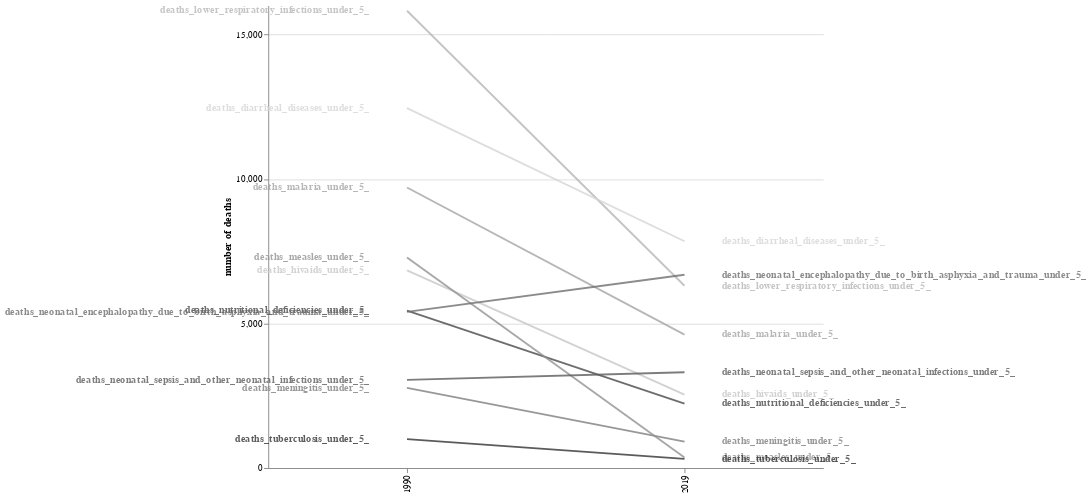

This figure's notebook cell:
### Markdown cell above
### Under five causes of death slope chart

### Code cell
slope = alt.Chart(kenya_under5_df[(kenya_under5_df.year == kenya_under5_df.year.min()) | (kenya_under5_df.year == kenya_under5_df.year.max())]).transform_fold(
['deaths_malaria_under_5_','deaths_hivaids_under_5_',
 'deaths_meningitis_under_5_','deaths_nutritional_deficiencies_under_5_',
 'deaths_lower_respiratory_infections_under_5_','deaths_measles_under_5_',
 'deaths_neonatal_sepsis_and_other_neonatal_infections_under_5_',
 'deaths_neonatal_encephalopathy_due_to_birth_asphyxia_and_trauma_under_5_',
 'deaths_tuberculosis_under_5_','deaths_diarrheal_diseases_under_5_'],
).mark_line().encode(
    alt.X('year:O', title=""),
    alt.Y('value:Q', title="number of deaths", axis=alt.Axis(tickCount=4)),
    alt.Color('key:N', scale=alt.Scale(scheme="greys"), legend=None),
    alt.OpacityValue(0.8)).properties(width={"step":300},height=500)

labeltextmax = slope.mark_text(dx=40, dy=0,
                            align='left', baseline='middle',
                            fontWeight='bold').encode(alt.X('max(year):O', title=""),
                                                   alt.Y('value:Q',  aggregate={'argmax':'year'}, title=""),
                                                   alt.Text('key:N'))
labelvaluemax = slope.mark_text(dx=20, dy=0, 
                                align='left', baseline='middle').encode(alt.X('max(year):O', title=""),
                                                                        alt.Y('value:Q', aggregate={'argmax':'year'}),
                                                                        alt.Text("value:Q"))

labeltextmin = slope.mark_text(dx=-40, dy=0,
                            align='right', baseline='middle',
                            fontWeight='bold').encode(alt.X('min(year):O', title=""),
                                                   alt.Y('value:Q',  aggregate={'argmin':'year'}, title=""),
                                                   alt.Text('key:N'))

labelvaluemin = slope.mark_text(dx=-20, dy=0, 
                                align='right', baseline='middle').encode(alt.X('min(year):O', title=""),
                                                                        alt.Y('value:Q', aggregate={'argmin':'year'}),
                                                                        alt.Text("value:Q"))

(slope + labeltextmin + labeltextmax).properties().configure_view(stroke=None)

### Figure 1 — Vega-Lite specification as saved in the notebook (floating-point values rounded to 4 significant figures)
{"$schema": "https://vega.github.io/schema/vega-lite/v5.14.1.json", "config": {"view": {"continuousHeight": 300, "continuousWidth": 300, "stroke": null}}, "data": {"name": "data-4f07ad8fdf25c5f27d5a8f362b8763dc"}, "datasets": {"data-4f07ad8fdf25c5f27d5a8f362b8763dc": [{"deaths_congenital_birth_defects_under_5_": 3688, "deaths_diarrheal_diseases_under_5_": 12453, "deaths_drowning_under_5_": 269, "deaths_hivaids_under_5_": 6836, "deaths_lower_respiratory_infections_under_5_": 15821, "deaths_malaria_under_5_": 9707, "deaths_measles_under_5_": 7286, "deaths_meningitis_under_5_": 2772, "deaths_neonatal_encephalopathy_due_to_birth_asphyxia_and_trauma_under_5_": 5401, "deaths_neonatal_preterm_birth_under_5_": 4832, "deaths_neonatal_sepsis_and_other_neonatal_infections_under_5_": 3050, "deaths_neoplasms_under_5_": 420, "deaths_nutritional_deficiencies_under_5_": 5444, "deaths_other_neonatal_disorders_under_5_": 3855, "deaths_syphilis_under_5_": 1542, "deaths_tuberculosis_under_5_": 999, "deaths_whooping_cough_under_5_": 1210, "year": 1990}, {"deaths_congenital_birth_defects_under_5_": 3239, "deaths_diarrheal_diseases_under_5_": 7847, "deaths_drowning_under_5_": 123, "deaths_hivaids_under_5_": 2540, "deaths_lower_respiratory_infections_under_5_": 6307, "deaths_malaria_under_5_": 4618, "deaths_measles_under_5_": 369, "deaths_meningitis_under_5_": 916, "deaths_neonatal_encephalopathy_due_to_birth_asphyxia_and_trauma_under_5_": 6686, "deaths_neonatal_preterm_birth_under_5_": 4362, "deaths_neonatal_sepsis_and_other_neonatal_infections_under_5_": 3313, "deaths_neoplasms_under_5_": 350, "deaths_nutritional_deficiencies_under_5_": 2229, "deaths_other_neonatal_disorders_under_5_": 3746, "deaths_syphilis_under_5_": 899, "deaths_tuberculosis_under_5_": 316, "deaths_whooping_cough_under_5_": 962, "year": 2019}]}, "height": 500, "layer": [{"encoding": {"color": {"field": "key", "legend": null, "scale": {"scheme": "greys"}, "type": "nominal"}, "opacity": {"value": 0.8}, "x": {"field": "year", "title": "", "type": "ordinal"}, "y": {"axis": {"tickCount": 4}, "field": "value", "title": "number of deaths", "type": "quantitative"}}, "mark": {"type": "line"}, "transform": [{"fold": ["deaths_malaria_under_5_", "deaths_hivaids_under_5_", "deaths_meningitis_under_5_", "deaths_nutritional_deficiencies_under_5_", "deaths_lower_respiratory_infections_under_5_", "deaths_measles_under_5_", "deaths_neonatal_sepsis_and_other_neonatal_infections_under_5_", "deaths_neonatal_encephalopathy_due_to_birth_asphyxia_and_trauma_under_5_", "deaths_tuberculosis_under_5_", "deaths_diarrheal_diseases_under_5_"]}]}, {"encoding": {"color": {"field": "key", "legend": null, "scale": {"scheme": "greys"}, "type": "nominal"}, "opacity": {"value": 0.8}, "text": {"field": "key", "type": "nominal"}, "x": {"aggregate": "min", "field": "year", "title": "", "type": "ordinal"}, "y": {"aggregate": {"argmin": "year"}, "field": "value", "title": "", "type": "quantitative"}}, "mark": {"align": "right", "baseline": "middle", "dx": -40, "dy": 0, "fontWeight": "bold", "type": "text"}, "transform": [{"fold": ["deaths_malaria_under_5_", "deaths_hivaids_under_5_", "deaths_meningitis_under_5_", "deaths_nutritional_deficiencies_under_5_", "deaths_lower_respiratory_infections_under_5_", "deaths_measles_under_5_", "deaths_neonatal_sepsis_and_other_neonatal_infections_under_5_", "deaths_neonatal_encephalopathy_due_to_birth_asphyxia_and_trauma_under_5_", "deaths_tuberculosis_under_5_", "deaths_diarrheal_diseases_under_5_"]}]}, {"encoding": {"color": {"field": "key", "legend": null, "scale": {"scheme": "greys"}, "type": "nominal"}, "opacity": {"value": 0.8}, "text": {"field": "key", "type": "nominal"}, "x": {"aggregate": "max", "field": "year", "title": "", "type": "ordinal"}, "y": {"aggregate": {"argmax": "year"}, "field": "value", "title": "", "type": "quantitative"}}, "mark": {"align": "left", "baseline": "middle", "dx": 40, "dy": 0, "fontWeight": "bold", "type": "text"}, "transform": [{"fold": ["deaths_malaria_under_5_", "deaths_hivaids_under_5_", "deaths_meningitis_under_5_", "deaths_nutritional_deficiencies_under_5_", "deaths_lower_respiratory_infections_under_5_", "deaths_measles_under_5_", "deaths_neonatal_sepsis_and_other_neonatal_infections_under_5_", "deaths_neonatal_encephalopathy_due_to_birth_asphyxia_and_trauma_under_5_", "deaths_tuberculosis_under_5_", "deaths_diarrheal_diseases_under_5_"]}]}], "width": {"step": 300}}
